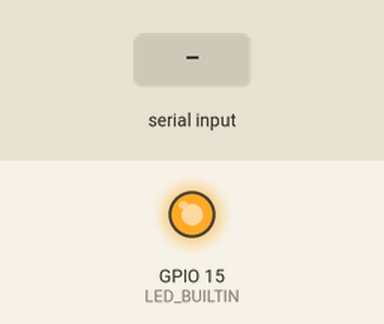
This sketch was run on a simulated ESP32-S2. Shown: output pins drawn as LEDs (lit = HIGH). Inputs (shaded band) come from the test bench. What the sketch prints to the serial monitor is not drawn.

Above: at 1.2 s.
1.3 s: "1" received over the second serial link
Timing chart, 0 to 4.3 s (numbered marks = the images above; inputs shaded):
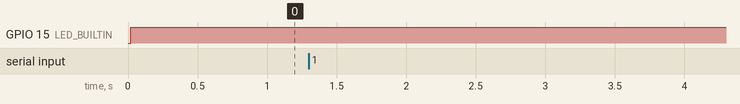

The sketch:

uart_bridge.ino
```cpp
// Flash this on a second ESP32S2 to turn it into an UART bridge (Pipe the main board's uart to the PC).

void setup()
{
  // Standard CDC for Serial Monitor (ensure USB CDC On Boot is ENABLED in Tools).
  Serial.begin(115200);
  // Hardware link from target.
  Serial1.begin(115200, SERIAL_8N1, 18, 17);

  pinMode(LED_BUILTIN, OUTPUT);
}

long last_tx_rx = 0;
long led_decay = 20; // How many millis to wait before turning the light back on.
void loop()
{
  // From board to PC
  while (Serial1.available()) {
    last_tx_rx = millis();
    char buf[256];
    auto bufsize = Serial1.read(buf, 256);
    Serial.write(buf, bufsize);
  }

  // From Target to PC.
  // while (Serial.available()) {
  //   last_tx_rx = millis();
  //   Serial1.write(Serial.read());
  // }

  digitalWrite(LED_BUILTIN, millis() - last_tx_rx >= led_decay);
}
```

Measured:
- after the input at 1.3 s, every drawn part: stays the same
